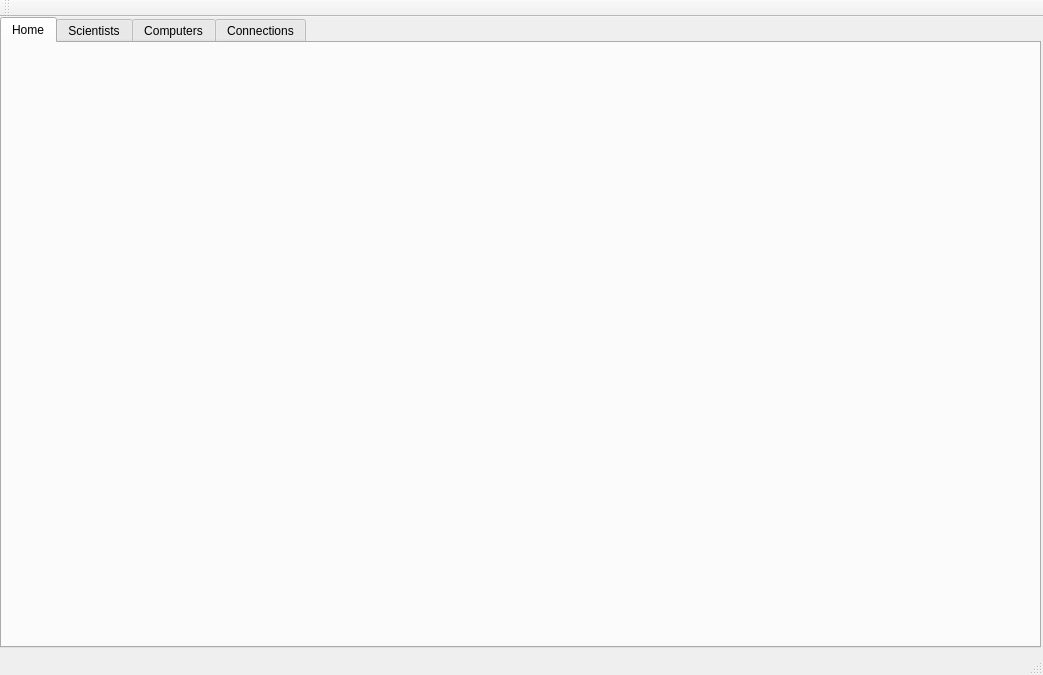
<?xml version="1.0" encoding="UTF-8"?>
<ui version="4.0">
 <class>MainWindow</class>
 <widget class="QMainWindow" name="MainWindow">
  <property name="geometry">
   <rect>
    <x>0</x>
    <y>0</y>
    <width>1043</width>
    <height>675</height>
   </rect>
  </property>
  <property name="windowTitle">
   <string>MainWindow</string>
  </property>
  <widget class="QWidget" name="centralWidget">
   <widget class="QTabWidget" name="tabWidget">
    <property name="geometry">
     <rect>
      <x>0</x>
      <y>0</y>
      <width>1041</width>
      <height>631</height>
     </rect>
    </property>
    <property name="currentIndex">
     <number>0</number>
    </property>
    <widget class="QWidget" name="tab">
     <property name="enabled">
      <bool>true</bool>
     </property>
     <attribute name="title">
      <string>Home</string>
     </attribute>
     <widget class="QLabel" name="homeScreen">
      <property name="geometry">
       <rect>
        <x>0</x>
        <y>0</y>
        <width>1041</width>
        <height>581</height>
       </rect>
      </property>
      <property name="text">
       <string/>
      </property>
     </widget>
    </widget>
    <widget class="QWidget" name="tab_3">
     <attribute name="title">
      <string>Scientists</string>
     </attribute>
     <widget class="QTabWidget" name="tabWidget_2">
      <property name="geometry">
       <rect>
        <x>0</x>
        <y>0</y>
        <width>1041</width>
        <height>571</height>
       </rect>
      </property>
      <property name="currentIndex">
       <number>0</number>
      </property>
      <widget class="QWidget" name="tab_4">
       <attribute name="title">
        <string>View List</string>
       </attribute>
       <widget class="QLineEdit" name="searchScientist">
        <property name="geometry">
         <rect>
          <x>10</x>
          <y>20</y>
          <width>541</width>
          <height>24</height>
         </rect>
        </property>
       </widget>
       <widget class="QTableWidget" name="listSciSort">
        <property name="geometry">
         <rect>
          <x>10</x>
          <y>60</y>
          <width>541</width>
          <height>421</height>
         </rect>
        </property>
       </widget>
       <widget class="QLabel" name="sciSearchLabel">
        <property name="geometry">
         <rect>
          <x>14</x>
          <y>20</y>
          <width>61</width>
          <height>21</height>
         </rect>
        </property>
        <property name="text">
         <string>Search...</string>
        </property>
       </widget>
       <widget class="QGroupBox" name="groupBox">
        <property name="geometry">
         <rect>
          <x>570</x>
          <y>60</y>
          <width>361</width>
          <height>311</height>
         </rect>
        </property>
        <property name="title">
         <string>Sort:</string>
        </property>
        <widget class="QRadioButton" name="sciSortNameAsc">
         <property name="geometry">
          <rect>
           <x>20</x>
           <y>30</y>
           <width>301</width>
           <height>22</height>
          </rect>
         </property>
         <property name="text">
          <string>Sort by name in ascending order</string>
         </property>
        </widget>
        <widget class="QRadioButton" name="sciSortNameDesc">
         <property name="geometry">
          <rect>
           <x>20</x>
           <y>60</y>
           <width>281</width>
           <height>22</height>
          </rect>
         </property>
         <property name="text">
          <string>Sort by name in descending order</string>
         </property>
        </widget>
        <widget class="QRadioButton" name="sciSortSexAsc">
         <property name="geometry">
          <rect>
           <x>20</x>
           <y>90</y>
           <width>281</width>
           <height>22</height>
          </rect>
         </property>
         <property name="text">
          <string>Sort by sex - Males first</string>
         </property>
        </widget>
        <widget class="QRadioButton" name="sciSortSexDesc">
         <property name="geometry">
          <rect>
           <x>20</x>
           <y>120</y>
           <width>281</width>
           <height>22</height>
          </rect>
         </property>
         <property name="text">
          <string>Sort by sex - Females first</string>
         </property>
        </widget>
        <widget class="QRadioButton" name="sciSortYd">
         <property name="geometry">
          <rect>
           <x>20</x>
           <y>180</y>
           <width>281</width>
           <height>22</height>
          </rect>
         </property>
         <property name="text">
          <string>Sort by year dead</string>
         </property>
        </widget>
        <widget class="QRadioButton" name="sciSortYb">
         <property name="geometry">
          <rect>
           <x>20</x>
           <y>150</y>
           <width>281</width>
           <height>22</height>
          </rect>
         </property>
         <property name="text">
          <string>Sort by year born</string>
         </property>
        </widget>
       </widget>
       <widget class="QPushButton" name="sciSortButton">
        <property name="geometry">
         <rect>
          <x>850</x>
          <y>380</y>
          <width>80</width>
          <height>25</height>
         </rect>
        </property>
        <property name="text">
         <string>Sort</string>
        </property>
       </widget>
      </widget>
      <widget class="QWidget" name="tab_5">
       <attribute name="title">
        <string>Add new</string>
       </attribute>
       <widget class="QLineEdit" name="sciName">
        <property name="geometry">
         <rect>
          <x>580</x>
          <y>80</y>
          <width>371</width>
          <height>24</height>
         </rect>
        </property>
       </widget>
       <widget class="QLineEdit" name="sciSex">
        <property name="geometry">
         <rect>
          <x>580</x>
          <y>140</y>
          <width>371</width>
          <height>24</height>
         </rect>
        </property>
       </widget>
       <widget class="QLineEdit" name="sciYb">
        <property name="geometry">
         <rect>
          <x>580</x>
          <y>200</y>
          <width>371</width>
          <height>24</height>
         </rect>
        </property>
       </widget>
       <widget class="QLineEdit" name="sciYd">
        <property name="geometry">
         <rect>
          <x>580</x>
          <y>260</y>
          <width>371</width>
          <height>24</height>
         </rect>
        </property>
       </widget>
       <widget class="QPushButton" name="addSci">
        <property name="geometry">
         <rect>
          <x>580</x>
          <y>300</y>
          <width>371</width>
          <height>25</height>
         </rect>
        </property>
        <property name="text">
         <string>Add Scientist</string>
        </property>
       </widget>
       <widget class="QLabel" name="sciNameError">
        <property name="geometry">
         <rect>
          <x>690</x>
          <y>50</y>
          <width>461</width>
          <height>31</height>
         </rect>
        </property>
        <property name="text">
         <string/>
        </property>
       </widget>
       <widget class="QLabel" name="sciSexError">
        <property name="geometry">
         <rect>
          <x>690</x>
          <y>110</y>
          <width>461</width>
          <height>31</height>
         </rect>
        </property>
        <property name="text">
         <string/>
        </property>
       </widget>
       <widget class="QLabel" name="sciYbError">
        <property name="geometry">
         <rect>
          <x>690</x>
          <y>170</y>
          <width>441</width>
          <height>31</height>
         </rect>
        </property>
        <property name="text">
         <string/>
        </property>
       </widget>
       <widget class="QLabel" name="sciYdError">
        <property name="geometry">
         <rect>
          <x>690</x>
          <y>230</y>
          <width>481</width>
          <height>31</height>
         </rect>
        </property>
        <property name="text">
         <string/>
        </property>
       </widget>
       <widget class="QListWidget" name="listScientistsAdd">
        <property name="geometry">
         <rect>
          <x>10</x>
          <y>60</y>
          <width>541</width>
          <height>421</height>
         </rect>
        </property>
        <property name="sortingEnabled">
         <bool>false</bool>
        </property>
       </widget>
       <widget class="QLabel" name="label_9">
        <property name="geometry">
         <rect>
          <x>580</x>
          <y>60</y>
          <width>81</width>
          <height>16</height>
         </rect>
        </property>
        <property name="text">
         <string>Name:</string>
        </property>
       </widget>
       <widget class="QLabel" name="label_10">
        <property name="geometry">
         <rect>
          <x>580</x>
          <y>120</y>
          <width>81</width>
          <height>16</height>
         </rect>
        </property>
        <property name="text">
         <string>Sex (M/F):</string>
        </property>
       </widget>
       <widget class="QLabel" name="label_11">
        <property name="geometry">
         <rect>
          <x>580</x>
          <y>180</y>
          <width>101</width>
          <height>16</height>
         </rect>
        </property>
        <property name="text">
         <string>Year born (YYYY)</string>
        </property>
       </widget>
       <widget class="QLabel" name="label_12">
        <property name="geometry">
         <rect>
          <x>580</x>
          <y>240</y>
          <width>111</width>
          <height>16</height>
         </rect>
        </property>
        <property name="text">
         <string>Year dead (YYYY)</string>
        </property>
       </widget>
      </widget>
      <widget class="QWidget" name="tab_6">
       <attribute name="title">
        <string>Modify </string>
       </attribute>
       <widget class="QListWidget" name="listScientistsMod">
        <property name="geometry">
         <rect>
          <x>10</x>
          <y>60</y>
          <width>541</width>
          <height>421</height>
         </rect>
        </property>
        <property name="sortingEnabled">
         <bool>false</bool>
        </property>
       </widget>
       <widget class="QPushButton" name="modSciButton">
        <property name="enabled">
         <bool>false</bool>
        </property>
        <property name="geometry">
         <rect>
          <x>10</x>
          <y>490</y>
          <width>541</width>
          <height>25</height>
         </rect>
        </property>
        <property name="text">
         <string>Modify selected Scientist</string>
        </property>
       </widget>
       <widget class="QLineEdit" name="sciNameMod">
        <property name="geometry">
         <rect>
          <x>580</x>
          <y>80</y>
          <width>371</width>
          <height>24</height>
         </rect>
        </property>
       </widget>
       <widget class="QLineEdit" name="sciSexMod">
        <property name="geometry">
         <rect>
          <x>580</x>
          <y>140</y>
          <width>371</width>
          <height>24</height>
         </rect>
        </property>
       </widget>
       <widget class="QLineEdit" name="sciYbMod">
        <property name="geometry">
         <rect>
          <x>580</x>
          <y>200</y>
          <width>371</width>
          <height>24</height>
         </rect>
        </property>
       </widget>
       <widget class="QLineEdit" name="sciYdMod">
        <property name="geometry">
         <rect>
          <x>580</x>
          <y>260</y>
          <width>371</width>
          <height>24</height>
         </rect>
        </property>
       </widget>
       <widget class="QLabel" name="sciNameErrorMod">
        <property name="geometry">
         <rect>
          <x>700</x>
          <y>50</y>
          <width>461</width>
          <height>31</height>
         </rect>
        </property>
        <property name="text">
         <string/>
        </property>
       </widget>
       <widget class="QLabel" name="sciSexErrorMod">
        <property name="geometry">
         <rect>
          <x>700</x>
          <y>110</y>
          <width>461</width>
          <height>31</height>
         </rect>
        </property>
        <property name="text">
         <string/>
        </property>
       </widget>
       <widget class="QLabel" name="sciYbErrorMod">
        <property name="geometry">
         <rect>
          <x>700</x>
          <y>170</y>
          <width>441</width>
          <height>31</height>
         </rect>
        </property>
        <property name="text">
         <string/>
        </property>
       </widget>
       <widget class="QLabel" name="sciYdErrorMod">
        <property name="geometry">
         <rect>
          <x>700</x>
          <y>240</y>
          <width>481</width>
          <height>21</height>
         </rect>
        </property>
        <property name="text">
         <string/>
        </property>
       </widget>
       <widget class="QLabel" name="label">
        <property name="geometry">
         <rect>
          <x>580</x>
          <y>60</y>
          <width>81</width>
          <height>16</height>
         </rect>
        </property>
        <property name="text">
         <string>Name:</string>
        </property>
       </widget>
       <widget class="QLabel" name="label_2">
        <property name="geometry">
         <rect>
          <x>580</x>
          <y>120</y>
          <width>81</width>
          <height>16</height>
         </rect>
        </property>
        <property name="text">
         <string>Sex (M/F):</string>
        </property>
       </widget>
       <widget class="QLabel" name="label_3">
        <property name="geometry">
         <rect>
          <x>580</x>
          <y>180</y>
          <width>101</width>
          <height>16</height>
         </rect>
        </property>
        <property name="text">
         <string>Year born (YYYY)</string>
        </property>
       </widget>
       <widget class="QLabel" name="label_4">
        <property name="geometry">
         <rect>
          <x>580</x>
          <y>240</y>
          <width>111</width>
          <height>16</height>
         </rect>
        </property>
        <property name="text">
         <string>Year dead (YYYY)</string>
        </property>
       </widget>
       <widget class="QPushButton" name="pushButton">
        <property name="enabled">
         <bool>true</bool>
        </property>
        <property name="geometry">
         <rect>
          <x>580</x>
          <y>300</y>
          <width>371</width>
          <height>25</height>
         </rect>
        </property>
        <property name="text">
         <string>Confirm</string>
        </property>
       </widget>
      </widget>
      <widget class="QWidget" name="tab_7">
       <attribute name="title">
        <string>Remove</string>
       </attribute>
       <widget class="QListWidget" name="listScientistsR">
        <property name="geometry">
         <rect>
          <x>250</x>
          <y>60</y>
          <width>541</width>
          <height>421</height>
         </rect>
        </property>
       </widget>
       <widget class="QPushButton" name="removeSciButton">
        <property name="enabled">
         <bool>false</bool>
        </property>
        <property name="geometry">
         <rect>
          <x>250</x>
          <y>490</y>
          <width>541</width>
          <height>25</height>
         </rect>
        </property>
        <property name="text">
         <string>Remove Scientist from list</string>
        </property>
       </widget>
      </widget>
     </widget>
    </widget>
    <widget class="QWidget" name="tab_2">
     <attribute name="title">
      <string>Computers</string>
     </attribute>
     <widget class="QTabWidget" name="tabWidget_3">
      <property name="geometry">
       <rect>
        <x>0</x>
        <y>0</y>
        <width>1041</width>
        <height>571</height>
       </rect>
      </property>
      <property name="currentIndex">
       <number>0</number>
      </property>
      <widget class="QWidget" name="tab_8">
       <attribute name="title">
        <string>View List</string>
       </attribute>
       <widget class="QLineEdit" name="searchComp">
        <property name="geometry">
         <rect>
          <x>10</x>
          <y>20</y>
          <width>541</width>
          <height>24</height>
         </rect>
        </property>
       </widget>
       <widget class="QLabel" name="cmpSearchLabel">
        <property name="geometry">
         <rect>
          <x>10</x>
          <y>20</y>
          <width>61</width>
          <height>20</height>
         </rect>
        </property>
        <property name="text">
         <string>Search...</string>
        </property>
       </widget>
       <widget class="QTableWidget" name="listCmpSort">
        <property name="geometry">
         <rect>
          <x>10</x>
          <y>60</y>
          <width>541</width>
          <height>421</height>
         </rect>
        </property>
       </widget>
       <widget class="QGroupBox" name="groupBox_2">
        <property name="geometry">
         <rect>
          <x>570</x>
          <y>60</y>
          <width>361</width>
          <height>311</height>
         </rect>
        </property>
        <property name="title">
         <string>Sort:</string>
        </property>
        <widget class="QRadioButton" name="cmpSortNameAsc">
         <property name="geometry">
          <rect>
           <x>20</x>
           <y>30</y>
           <width>301</width>
           <height>22</height>
          </rect>
         </property>
         <property name="text">
          <string>Sort by name in ascending order</string>
         </property>
        </widget>
        <widget class="QRadioButton" name="cmpSortNameDesc">
         <property name="geometry">
          <rect>
           <x>20</x>
           <y>60</y>
           <width>281</width>
           <height>22</height>
          </rect>
         </property>
         <property name="text">
          <string>Sort by name in descending order</string>
         </property>
        </widget>
        <widget class="QRadioButton" name="cmpSortMakeAsc">
         <property name="geometry">
          <rect>
           <x>20</x>
           <y>90</y>
           <width>281</width>
           <height>22</height>
          </rect>
         </property>
         <property name="text">
          <string>Sort by make in ascending order</string>
         </property>
        </widget>
        <widget class="QRadioButton" name="cmpSortMakeDesc">
         <property name="geometry">
          <rect>
           <x>20</x>
           <y>120</y>
           <width>281</width>
           <height>22</height>
          </rect>
         </property>
         <property name="text">
          <string>Sort by make in descending order</string>
         </property>
        </widget>
        <widget class="QRadioButton" name="cmpSortMade">
         <property name="geometry">
          <rect>
           <x>20</x>
           <y>180</y>
           <width>281</width>
           <height>22</height>
          </rect>
         </property>
         <property name="text">
          <string>Sort by if made</string>
         </property>
        </widget>
        <widget class="QRadioButton" name="cmpSortYm">
         <property name="geometry">
          <rect>
           <x>20</x>
           <y>150</y>
           <width>281</width>
           <height>22</height>
          </rect>
         </property>
         <property name="text">
          <string>Sort by year made</string>
         </property>
        </widget>
       </widget>
       <widget class="QPushButton" name="cmpSortButton">
        <property name="geometry">
         <rect>
          <x>850</x>
          <y>380</y>
          <width>80</width>
          <height>25</height>
         </rect>
        </property>
        <property name="text">
         <string>Sort</string>
        </property>
       </widget>
      </widget>
      <widget class="QWidget" name="tab_9">
       <attribute name="title">
        <string>Add new</string>
       </attribute>
       <widget class="QListWidget" name="listComputersAdd">
        <property name="geometry">
         <rect>
          <x>10</x>
          <y>60</y>
          <width>541</width>
          <height>421</height>
         </rect>
        </property>
        <property name="sortingEnabled">
         <bool>false</bool>
        </property>
       </widget>
       <widget class="QLineEdit" name="cmpName">
        <property name="geometry">
         <rect>
          <x>580</x>
          <y>80</y>
          <width>371</width>
          <height>24</height>
         </rect>
        </property>
       </widget>
       <widget class="QLineEdit" name="cmpMake">
        <property name="geometry">
         <rect>
          <x>580</x>
          <y>140</y>
          <width>371</width>
          <height>24</height>
         </rect>
        </property>
       </widget>
       <widget class="QLineEdit" name="cmpYm">
        <property name="geometry">
         <rect>
          <x>580</x>
          <y>200</y>
          <width>371</width>
          <height>24</height>
         </rect>
        </property>
       </widget>
       <widget class="QLineEdit" name="cmpMade">
        <property name="geometry">
         <rect>
          <x>580</x>
          <y>260</y>
          <width>371</width>
          <height>24</height>
         </rect>
        </property>
       </widget>
       <widget class="QPushButton" name="addCmp">
        <property name="geometry">
         <rect>
          <x>580</x>
          <y>300</y>
          <width>371</width>
          <height>25</height>
         </rect>
        </property>
        <property name="text">
         <string>Add Computer</string>
        </property>
       </widget>
       <widget class="QLabel" name="label_13">
        <property name="geometry">
         <rect>
          <x>580</x>
          <y>60</y>
          <width>81</width>
          <height>16</height>
         </rect>
        </property>
        <property name="text">
         <string>Name:</string>
        </property>
       </widget>
       <widget class="QLabel" name="label_14">
        <property name="geometry">
         <rect>
          <x>580</x>
          <y>120</y>
          <width>81</width>
          <height>16</height>
         </rect>
        </property>
        <property name="text">
         <string>Make:</string>
        </property>
       </widget>
       <widget class="QLabel" name="label_15">
        <property name="geometry">
         <rect>
          <x>580</x>
          <y>180</y>
          <width>111</width>
          <height>16</height>
         </rect>
        </property>
        <property name="text">
         <string>Year Made (YYYY):</string>
        </property>
       </widget>
       <widget class="QLabel" name="label_16">
        <property name="geometry">
         <rect>
          <x>580</x>
          <y>240</y>
          <width>81</width>
          <height>16</height>
         </rect>
        </property>
        <property name="text">
         <string>Was it made?:</string>
        </property>
       </widget>
       <widget class="QLabel" name="cmpNameError">
        <property name="geometry">
         <rect>
          <x>700</x>
          <y>50</y>
          <width>461</width>
          <height>31</height>
         </rect>
        </property>
        <property name="text">
         <string/>
        </property>
       </widget>
       <widget class="QLabel" name="cmpMakeError">
        <property name="geometry">
         <rect>
          <x>700</x>
          <y>110</y>
          <width>461</width>
          <height>31</height>
         </rect>
        </property>
        <property name="text">
         <string/>
        </property>
       </widget>
       <widget class="QLabel" name="cmpYmError">
        <property name="geometry">
         <rect>
          <x>700</x>
          <y>170</y>
          <width>441</width>
          <height>31</height>
         </rect>
        </property>
        <property name="text">
         <string/>
        </property>
       </widget>
       <widget class="QLabel" name="cmpMadeError">
        <property name="geometry">
         <rect>
          <x>700</x>
          <y>230</y>
          <width>481</width>
          <height>31</height>
         </rect>
        </property>
        <property name="text">
         <string/>
        </property>
       </widget>
      </widget>
      <widget class="QWidget" name="tab_10">
       <attribute name="title">
        <string>Modify </string>
       </attribute>
       <widget class="QListWidget" name="listComputersMod">
        <property name="geometry">
         <rect>
          <x>10</x>
          <y>60</y>
          <width>541</width>
          <height>421</height>
         </rect>
        </property>
        <property name="sortingEnabled">
         <bool>false</bool>
        </property>
       </widget>
       <widget class="QPushButton" name="modCmpButton">
        <property name="enabled">
         <bool>false</bool>
        </property>
        <property name="geometry">
         <rect>
          <x>10</x>
          <y>490</y>
          <width>541</width>
          <height>25</height>
         </rect>
        </property>
        <property name="text">
         <string>Modify selected Computer</string>
        </property>
       </widget>
       <widget class="QLineEdit" name="cmpNameMod">
        <property name="geometry">
         <rect>
          <x>580</x>
          <y>80</y>
          <width>371</width>
          <height>24</height>
         </rect>
        </property>
       </widget>
       <widget class="QLineEdit" name="cmpMakeMod">
        <property name="geometry">
         <rect>
          <x>580</x>
          <y>140</y>
          <width>371</width>
          <height>24</height>
         </rect>
        </property>
       </widget>
       <widget class="QLineEdit" name="cmpYmMod">
        <property name="geometry">
         <rect>
          <x>580</x>
          <y>200</y>
          <width>371</width>
          <height>24</height>
         </rect>
        </property>
       </widget>
       <widget class="QLineEdit" name="cmpMadeMod">
        <property name="geometry">
         <rect>
          <x>580</x>
          <y>260</y>
          <width>371</width>
          <height>24</height>
         </rect>
        </property>
       </widget>
       <widget class="QPushButton" name="cmpModconfButton">
        <property name="enabled">
         <bool>true</bool>
        </property>
        <property name="geometry">
         <rect>
          <x>580</x>
          <y>300</y>
          <width>371</width>
          <height>25</height>
         </rect>
        </property>
        <property name="text">
         <string>Confirm</string>
        </property>
       </widget>
       <widget class="QLabel" name="label_5">
        <property name="geometry">
         <rect>
          <x>580</x>
          <y>60</y>
          <width>81</width>
          <height>16</height>
         </rect>
        </property>
        <property name="text">
         <string>Name:</string>
        </property>
       </widget>
       <widget class="QLabel" name="label_6">
        <property name="geometry">
         <rect>
          <x>580</x>
          <y>120</y>
          <width>81</width>
          <height>16</height>
         </rect>
        </property>
        <property name="text">
         <string>Make:</string>
        </property>
       </widget>
       <widget class="QLabel" name="label_7">
        <property name="geometry">
         <rect>
          <x>580</x>
          <y>180</y>
          <width>81</width>
          <height>16</height>
         </rect>
        </property>
        <property name="text">
         <string>Year Made:</string>
        </property>
       </widget>
       <widget class="QLabel" name="label_8">
        <property name="geometry">
         <rect>
          <x>580</x>
          <y>240</y>
          <width>81</width>
          <height>16</height>
         </rect>
        </property>
        <property name="text">
         <string>Was it made?</string>
        </property>
       </widget>
       <widget class="QLabel" name="cmpNameErrorMod">
        <property name="geometry">
         <rect>
          <x>670</x>
          <y>50</y>
          <width>461</width>
          <height>31</height>
         </rect>
        </property>
        <property name="text">
         <string/>
        </property>
       </widget>
       <widget class="QLabel" name="cmpMakeErrorMod">
        <property name="geometry">
         <rect>
          <x>670</x>
          <y>110</y>
          <width>461</width>
          <height>31</height>
         </rect>
        </property>
        <property name="text">
         <string/>
        </property>
       </widget>
       <widget class="QLabel" name="cmpYmErrorMod">
        <property name="geometry">
         <rect>
          <x>670</x>
          <y>170</y>
          <width>441</width>
          <height>31</height>
         </rect>
        </property>
        <property name="text">
         <string/>
        </property>
       </widget>
       <widget class="QLabel" name="cmdMadeErrorMod">
        <property name="geometry">
         <rect>
          <x>670</x>
          <y>240</y>
          <width>481</width>
          <height>21</height>
         </rect>
        </property>
        <property name="text">
         <string/>
        </property>
       </widget>
      </widget>
      <widget class="QWidget" name="tab_11">
       <attribute name="title">
        <string>Remove</string>
       </attribute>
       <widget class="QListWidget" name="listComputersR">
        <property name="geometry">
         <rect>
          <x>250</x>
          <y>60</y>
          <width>541</width>
          <height>421</height>
         </rect>
        </property>
       </widget>
       <widget class="QPushButton" name="removeCmpButton">
        <property name="enabled">
         <bool>false</bool>
        </property>
        <property name="geometry">
         <rect>
          <x>250</x>
          <y>490</y>
          <width>541</width>
          <height>25</height>
         </rect>
        </property>
        <property name="text">
         <string>Remove Computer from list</string>
        </property>
       </widget>
      </widget>
     </widget>
    </widget>
    <widget class="QWidget" name="tab_12">
     <attribute name="title">
      <string>Connections</string>
     </attribute>
     <widget class="QTabWidget" name="tabWidget_4">
      <property name="geometry">
       <rect>
        <x>0</x>
        <y>0</y>
        <width>1041</width>
        <height>571</height>
       </rect>
      </property>
      <property name="currentIndex">
       <number>0</number>
      </property>
      <widget class="QWidget" name="tab_13">
       <attribute name="title">
        <string>View Connections</string>
       </attribute>
       <widget class="QListWidget" name="sciConnections">
        <property name="geometry">
         <rect>
          <x>20</x>
          <y>60</y>
          <width>491</width>
          <height>421</height>
         </rect>
        </property>
        <property name="sortingEnabled">
         <bool>false</bool>
        </property>
       </widget>
       <widget class="QListWidget" name="cmpConnections">
        <property name="geometry">
         <rect>
          <x>520</x>
          <y>60</y>
          <width>491</width>
          <height>421</height>
         </rect>
        </property>
        <property name="sortingEnabled">
         <bool>false</bool>
        </property>
       </widget>
       <widget class="QLabel" name="label_17">
        <property name="geometry">
         <rect>
          <x>20</x>
          <y>40</y>
          <width>211</width>
          <height>16</height>
         </rect>
        </property>
        <property name="text">
         <string>Scientist:</string>
        </property>
       </widget>
       <widget class="QLabel" name="label_20">
        <property name="geometry">
         <rect>
          <x>520</x>
          <y>40</y>
          <width>211</width>
          <height>16</height>
         </rect>
        </property>
        <property name="text">
         <string>Computer worked on:</string>
        </property>
       </widget>
      </widget>
      <widget class="QWidget" name="tab_14">
       <attribute name="title">
        <string>Add Connection</string>
       </attribute>
       <widget class="QListWidget" name="sciConnectionsAdd">
        <property name="geometry">
         <rect>
          <x>20</x>
          <y>60</y>
          <width>491</width>
          <height>421</height>
         </rect>
        </property>
        <property name="sortingEnabled">
         <bool>false</bool>
        </property>
       </widget>
       <widget class="QListWidget" name="cmpConnectionsAdd">
        <property name="geometry">
         <rect>
          <x>520</x>
          <y>60</y>
          <width>491</width>
          <height>421</height>
         </rect>
        </property>
        <property name="sortingEnabled">
         <bool>false</bool>
        </property>
       </widget>
       <widget class="QPushButton" name="connectButton">
        <property name="enabled">
         <bool>false</bool>
        </property>
        <property name="geometry">
         <rect>
          <x>430</x>
          <y>490</y>
          <width>171</width>
          <height>25</height>
         </rect>
        </property>
        <property name="text">
         <string>Connect!</string>
        </property>
       </widget>
       <widget class="QLabel" name="label_18">
        <property name="geometry">
         <rect>
          <x>20</x>
          <y>40</y>
          <width>211</width>
          <height>16</height>
         </rect>
        </property>
        <property name="text">
         <string>Scientist:</string>
        </property>
       </widget>
       <widget class="QLabel" name="label_21">
        <property name="geometry">
         <rect>
          <x>520</x>
          <y>40</y>
          <width>211</width>
          <height>16</height>
         </rect>
        </property>
        <property name="text">
         <string>Computer worked on:</string>
        </property>
       </widget>
      </widget>
      <widget class="QWidget" name="tab_15">
       <attribute name="title">
        <string>Remove Connections</string>
       </attribute>
       <widget class="QListWidget" name="sciConnectionsRem">
        <property name="geometry">
         <rect>
          <x>20</x>
          <y>60</y>
          <width>491</width>
          <height>421</height>
         </rect>
        </property>
        <property name="sortingEnabled">
         <bool>false</bool>
        </property>
       </widget>
       <widget class="QListWidget" name="cmpConnectionsRem">
        <property name="geometry">
         <rect>
          <x>520</x>
          <y>60</y>
          <width>491</width>
          <height>421</height>
         </rect>
        </property>
        <property name="sortingEnabled">
         <bool>false</bool>
        </property>
       </widget>
       <widget class="QPushButton" name="removeConnectionButton">
        <property name="enabled">
         <bool>false</bool>
        </property>
        <property name="geometry">
         <rect>
          <x>430</x>
          <y>490</y>
          <width>171</width>
          <height>25</height>
         </rect>
        </property>
        <property name="text">
         <string>Remove!</string>
        </property>
       </widget>
       <widget class="QLabel" name="label_19">
        <property name="geometry">
         <rect>
          <x>20</x>
          <y>40</y>
          <width>211</width>
          <height>16</height>
         </rect>
        </property>
        <property name="text">
         <string>Scientist:</string>
        </property>
       </widget>
       <widget class="QLabel" name="label_22">
        <property name="geometry">
         <rect>
          <x>520</x>
          <y>40</y>
          <width>211</width>
          <height>16</height>
         </rect>
        </property>
        <property name="text">
         <string>Computer worked on:</string>
        </property>
       </widget>
      </widget>
     </widget>
    </widget>
   </widget>
  </widget>
  <widget class="QMenuBar" name="menuBar">
   <property name="geometry">
    <rect>
     <x>0</x>
     <y>0</y>
     <width>1043</width>
     <height>25</height>
    </rect>
   </property>
  </widget>
  <widget class="QToolBar" name="mainToolBar">
   <attribute name="toolBarArea">
    <enum>TopToolBarArea</enum>
   </attribute>
   <attribute name="toolBarBreak">
    <bool>false</bool>
   </attribute>
  </widget>
  <widget class="QStatusBar" name="statusBar"/>
 </widget>
 <layoutdefault spacing="6" margin="11"/>
 <resources/>
 <connections/>
</ui>
